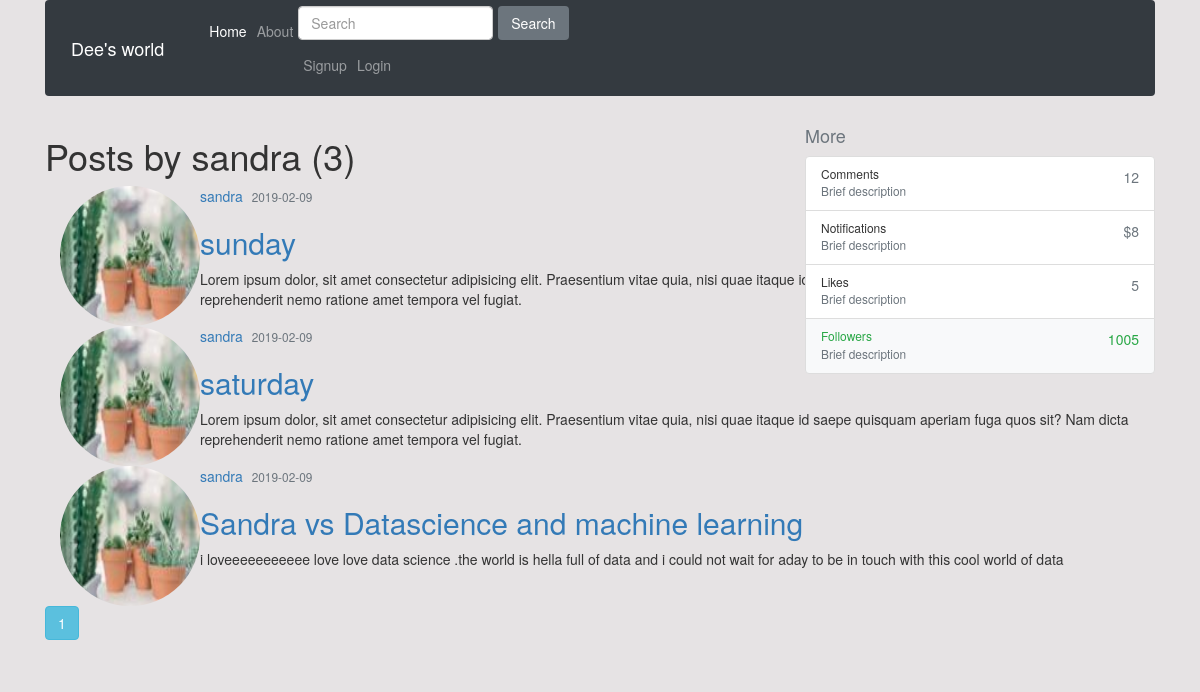
The app's page /user/sandra with its own data.
### Flaskblog/models.py (models this page shows, shortened)
class User(db.Model,UserMixin):
    id = db.Column(db.Integer, primary_key=True)
    username = db.Column(db.String(20), unique=True, nullable=False)
    email = db.Column(db.String(20), unique=True, nullable=False)
    image_file = db.Column(db.String(20), nullable=False, default='default.jpeg')
    password = db.Column(db.String(60), nullable=False)
    posts = db.relationship('Post', backref='author', lazy=True)

class Post(db.Model):
    id = db.Column(db.Integer, primary_key=True)
    title = db.Column(db.String(100), unique=True, nullable=False)
    date_posted = db.Column(db.DateTime,nullable=False, default=datetime.utcnow)
    content= db.Column(db.Text, nullable=False)
    user_id = db.Column(db.Integer, db.ForeignKey('user.id'), nullable=False)

### Flaskblog/routes.py (the view)
@app.route('/user/<string:username>')
def user_posts(username):
    page =request.args.get('page',1,type=int)
    user =User.query.filter_by(username=username).first_or_404()
    posts = Post.query.filter_by(author=user)\
            .order_by(Post.date_posted.desc())\
            .paginate( page=page,per_page=5)
    return render_template('user_post.html',posts=posts,user=user)

### Flaskblog/templates/user_post.html
{% extends "layout.html" %}
{% block content %}
    <h1 class="mb-3">Posts by {{user.username}} ({{posts.total}})</h1>
    {% for post in posts.items %}
    <div class="container">
    <article class ="media content-section">
        <img class="rounded-circle"  src="{{url_for('static',filename='profile_pics/' + post.author.image_file)  }}" width="140" height="140">
        <div class ="media-body">
          <div class="article-metadata">
            <a text-success class= "mr-2" href="{{url_for('user_posts',username=post.author.username )}}" >{{post.author.username}}</a>
            <small class="text-muted">{{post.date_posted.strftime('%Y-%m-%d')}}</small>
          </div>
          <h2><a class="article-title" href="{{url_for('post',post_id= post.id)}}">{{post.title}}</a></h2>
          <p class="article-content">{{post.content}}</p>
        </div>
      </article>
      </div>
    {% endfor %}
    {% for page_num in posts.iter_pages(left_edge =1,right_edge=1,left_current=1,right_current=2) %}
      {%if page_num%}
        {%if posts.page == page_num %}
          <a class="btn btn-info mb-4 " href="{{url_for('user_posts',username=user.username ,page=page_num)}}">{{page_num}}</a>
        {% else%}
          <a class="btn btn-outline-info mb-4 " href="{{url_for('user_posts',username=user.username  ,page=page_num)}}"
        {% endif%}
      {% else%}
        ...
      {% endif%}
    {% endfor%}
{%endblock content%}

### Flaskblog/templates/layout.html (shortened to what this page needs)
<!DOCTYPE html>
<html lang="en">
<head>
    <link rel="stylesheet" href="https://stackpath.bootstrapcdn.com/bootstrap/4.1.3/css/bootstrap.min.css">
    <link rel="stylesheet" href="bootstrap.min.css">
    <link rel="stylesheet" href="{{url_for('static', filename='main.css') }}">
</head>
<body>
    <div class="container">
        <nav class="navbar navbar-expand-lg navbar-dark bg-dark">
            <a class="navbar-brand" href="#">Dee's world</a>
            <div class="collapse navbar-collapse" id="navbarColor02">
              <ul class="navbar-nav mr-auto">
                <li class="nav-item active">
                  <a class="nav-link" href="{{url_for('home')}}">Home <span class="sr-only">(current)</span></a>
                </li>
                <li class="nav-item">
                  <a class="nav-link" href="{{url_for('about')}}">About</a>
                </li>
              </ul>
            <form class="form-inline my-2 my-lg-0">
                <input class="form-control mr-sm-2" type="text" placeholder="Search">
                <button class="btn btn-secondary my-2 my-sm-0" type="submit">Search</button>
            </form>
            <ul class="navbar-nav mr-auto">
                {% if current_user.is_authenticated %}
                <li class="nav-item">
                  <a class="nav-link" href="{{url_for('new_post')}}">New Post</a>
              </li>
                <li class="nav-item">
                    <a class="nav-link" href="{{url_for('account')}}">Account</a>
                </li>
                <li class="nav-item">
                    <a class="nav-link" href="{{url_for('logout')}}">Logout</a>
                </li>
                {% else  %}
                  <li class="nav-item">
                    <a class="nav-link" href="{{url_for('register')}}">Signup</a>
                  </li>
                  <li class="nav-item">
                    <a class="nav-link" href="{{url_for('login')}}">Login</a>
                  </li>
                  {% endif %}
            </ul>
            </div>
          </nav>
        </div>
        <div class="container">
                <div class="row mb-3">
                        <div class="col-12 col-md-8 themed-grid-col">
                            {% block content%} {%endblock%}
                </div>
                        <div class="col-6 col-md-4 themed-grid-col">
                            <h4 class="d-flex justify-content-between align-items-center mb-3">
                            <span class="text-muted">More</span>
                          </h4>
                          <ul class="list-group mb-3">
                            <li class="list-group-item d-flex justify-content-between lh-condensed">
                              <div>
                                <h6 class="my-0">Comments</h6>
                                <small class="text-muted">Brief description</small>
                              </div>
                              <span class="text-muted">12</span>
                            </li>
                            <li class="list-group-item d-flex justify-content-between lh-condensed">
                              <div>
                                <h6 class="my-0">Notifications</h6>
                                <small class="text-muted">Brief description</small>
                              </div>
                              <span class="text-muted">$8</span>
                            </li>
                            <li class="list-group-item d-flex justify-content-between lh-condensed">
                              <div>
                                <h6 class="my-0">Likes</h6>
                                <small class="text-muted">Brief description</small>
                              </div>
                              <span class="text-muted">5</span>
                            </li>
                            <li class="list-group-item d-flex justify-content-between bg-light">
                              <div class="text-success">
                                <h6 class="my-0">Followers</h6>
                                <small class="text-muted">Brief description</small>
                              </div>
                              <span class="text-success">1005</span>
                            </li>
                          </ul>
                        </div>
                    </div>
                </div>
</body>
</html>

### Flaskblog/static/main.css (style rules this page uses)
body { background: rgb(230, 227, 228); }

### records on screen
User: username "sandra"
Post: image_file (picture), author.username "sandra", date_posted "2019-02-09", title "sunday", content "Lorem ipsum dolor, sit amet consectetur adipisicing elit. Praesentium vitae quia, nisi quae itaque id saepe quisquam aperiam fuga quos sit? Nam dicta reprehenderit nemo ratione amet tempora vel fugiat."
Post: image_file (picture), author.username "sandra", date_posted "2019-02-09", title "saturday", content "Lorem ipsum dolor, sit amet consectetur adipisicing elit. Praesentium vitae quia, nisi quae itaque id saepe quisquam aperiam fuga quos sit? Nam dicta reprehenderit nemo ratione amet tempora vel fugiat."
Post: image_file (picture), author.username "sandra", date_posted "2019-02-09", title "Sandra vs Datascience and machine learning", content "i loveeeeeeeeeee love love data science .the world is hella full of data and i could not wait for aday to be in touch with this cool world of data"

### other values on screen
{{ posts.total }} "3"
{{ page_num }} "1"
